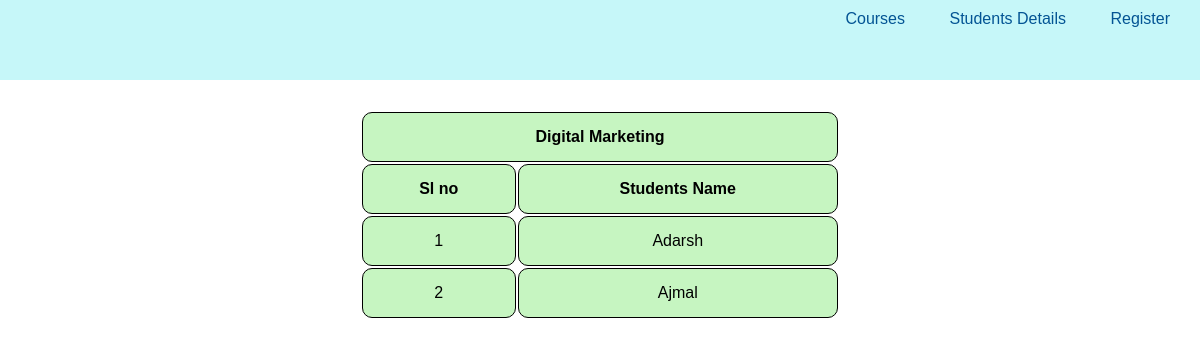
Before: /course_students/2/ with the older database file.
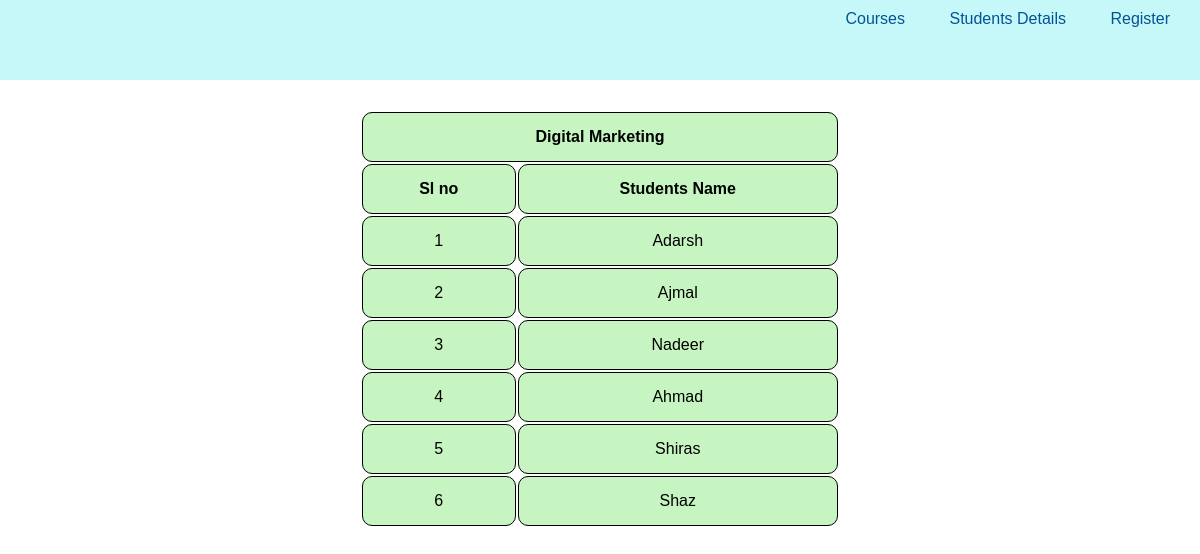
After: the same page with the newer database file.
### registration/models.py (models this page shows)
class Course(models.Model):
    title = models.CharField(max_length= 150)
    description = models.CharField(max_length= 300)
    maximum_capacity = models.IntegerField()
    current_enrolled = models.IntegerField(default=0)
    def __str__(self):
        return self.title

class Students(models.Model):
    name = models.CharField(max_length= 100)
    email = models.EmailField(max_length=250)
    enrolled_course = models.ManyToManyField(Course, related_name="enrolled_course")
    def __str__(self):
        return self.name

### registration/views.py (the view)
# urls.py: path("course_students/<int:id>/",views.course_std,name="course_std")
def course_std(request, id):
    std_name = Course.objects.get(pk=id)
    context = {"std_name" : std_name}
    return render(request,"registration/course_students.html",context)

### registration/templates/registration/course_students.html (shortened to what this page needs)
{% extends 'registration/base.html' %}
{% block content %}
<div class="course-student-container">
<table class="course-students-table">
    <tr>
        <th id="course-name" colspan="2">{{std_name}}</th>
    </tr>
    <tr>
        <th>Sl no</th>
        <th>Students Name</th>
    </tr>
    {% for student in std_name.enrolled_course.all %}
    <tr>
        <td>{{ forloop.counter }}</td>
        <td>{{ student }}</td>
    </tr>
    {% endfor %}
</table>
</div>
{% endblock %}

### registration/templates/registration/base.html (shortened to what this page needs)
{% load static %}
<!DOCTYPE html>
<html lang="en">
  <head>
    <link rel="stylesheet" type="text/css" href="{% static 'registration/css/style.css' %}" />
  </head>
  <body>
    <header>
      <div class="container">
        <nav>
          <ul class="nav-links">
            <li><a href="{% url 'home' %}">Courses</a></li>
            <li><a href="{% url 'students' %}">Students Details</a></li>
            <li><a href="{% url 'register' %}">Register</a></li>
          </ul>
        </nav>
      </div>
    </header>
    {% block content %} {% endblock %}
  </body>
</html>

### registration/static/registration/css/style.css (style rules this page uses)
* { margin: 0; padding: 0; box-sizing: border-box; }
body { font-family: Arial, sans-serif; }
.container { width: 100%; height: 10vh; overflow: hidden; margin: 0 auto; padding: 0 20px; }
header { background-color: #c6f7f9; }
nav { float: right; }
.nav-links { list-style-type:none ; margin: 0; padding: 0; }
.nav-links li { display: inline-block; margin-left: 20px; }
.nav-links li a { text-decoration: none; color: #035494 ; padding: 10px 10px; display: inline-block; transition: background-color 0.5s, font-weight 0.5s; }
.course-student-container { display: flex; justify-content: center; align-items: center; }
.course-students-table { margin: 30px 10px auto 10px; text-align: center; width: 40%; }
.course-students-table th, .course-students-table td { background-color:#c6f5c1 ; margin-top: 20px; border: 1px solid black; border-radius: 10px; padding: 15px; }

Changed rows visible on the page:
added Students: name "Nadeer"
added Students: name "Ahmad"
added Students: name "Shiras"
added Students: name "Shaz"
